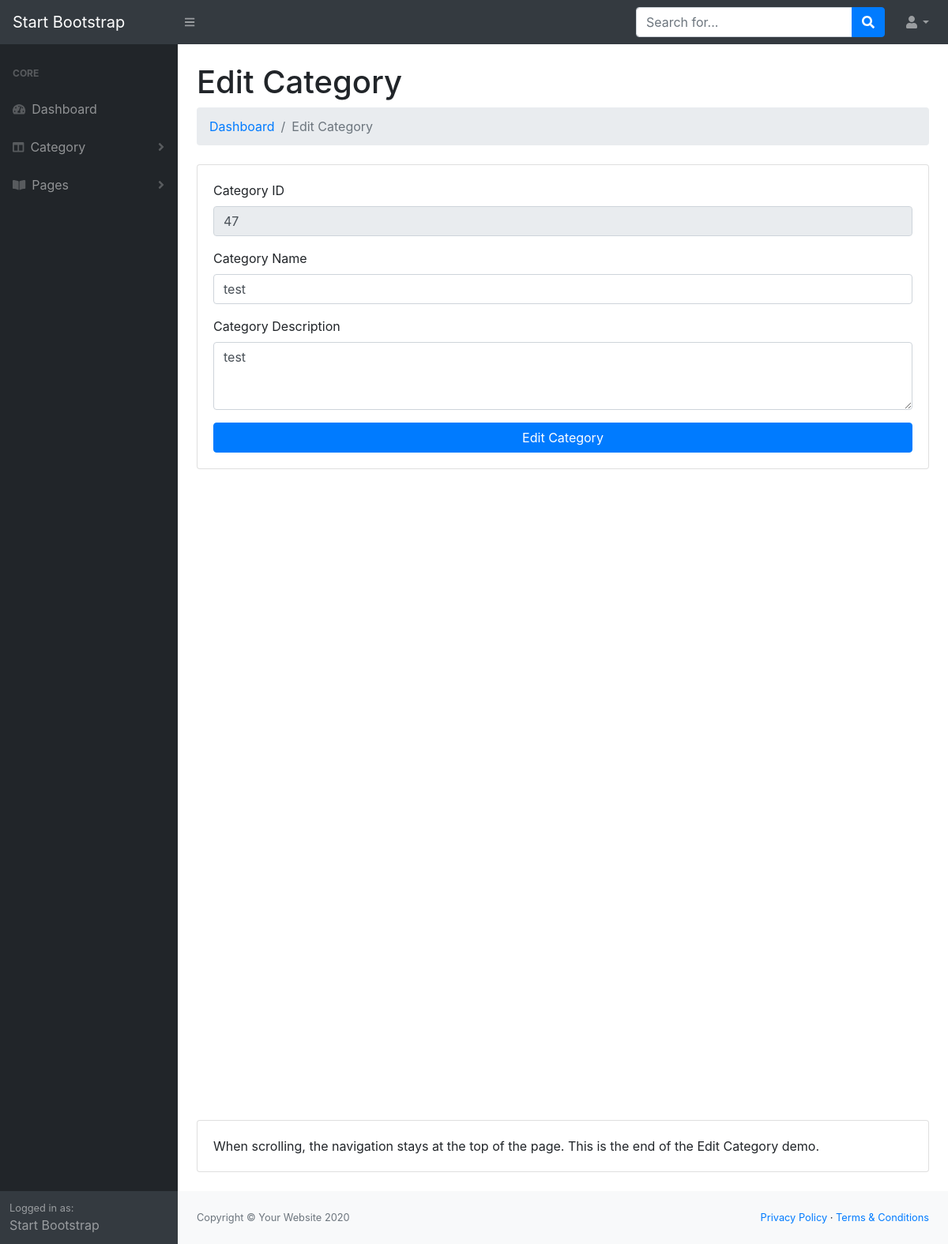
The page /admin/editcatagory.php?status=edit&&id=47 on the database its author committed.
### tables this page shows
CREATE TABLE `category` (
  `cat_id` int(255) NOT NULL,
  `cat_name` text NOT NULL,
  `cat_des` longtext NOT NULL
);

### admin/editcatagory.php (the view, shortened to what this page needs)
<?php
require 'dbconnect.php';
$sql = "";
if (isset($_GET['status'])) {
    if ($_GET['status'] == 'edit') {
        $editid = $_GET['id'];
        $editquery = "Select * FROM category WHERE cat_id=$editid";
        $tableData = mysqli_query($conn, $editquery);
        $row = mysqli_fetch_assoc($tableData);
    } else {
        echo "Error: " . $sql . "<br>" . $conn->error;
    }
}
?>
<!DOCTYPE html>
<html lang="en">
<head>
    <link href="css/styles.css" rel="stylesheet" />
</head>
<body>
    <nav class="sb-topnav navbar navbar-expand navbar-dark bg-dark">
        <a class="navbar-brand" href="index.php">Start Bootstrap</a>
        <button class="btn btn-link btn-sm order-1 order-lg-0" id="sidebarToggle" href="#"><i
                class="fas fa-bars"></i></button>
        <form class="d-none d-md-inline-block form-inline ml-auto mr-0 mr-md-3 my-2 my-md-0">
            <div class="input-group">
                <input class="form-control" type="text" placeholder="Search for..." aria-label="Search"
                    aria-describedby="basic-addon2" />
                <div class="input-group-append">
                    <button class="btn btn-primary" type="button"><i class="fas fa-search"></i></button>
                </div>
            </div>
        </form>
        <ul class="navbar-nav ml-auto ml-md-0">
            <li class="nav-item dropdown">
                <a class="nav-link dropdown-toggle" id="userDropdown" href="#" role="button" data-toggle="dropdown"
                    aria-haspopup="true" aria-expanded="false"><i class="fas fa-user fa-fw"></i></a>
            </li>
        </ul>
    </nav>
    <div id="layoutSidenav">
        <div id="layoutSidenav_nav">
            <nav class="sb-sidenav accordion sb-sidenav-dark" id="sidenavAccordion">
                <div class="sb-sidenav-menu">
                    <div class="nav">
                        <div class="sb-sidenav-menu-heading">Core</div>
                        <a class="nav-link" href="index.php">
                            <div class="sb-nav-link-icon"><i class="fas fa-tachometer-alt"></i></div>
                            Dashboard
                        </a>
                        <a class="nav-link collapsed" href="#" data-toggle="collapse" data-target="#collapseLayouts"
                            aria-expanded="false" aria-controls="collapseLayouts">
                            <div class="sb-nav-link-icon"><i class="fas fa-columns"></i></div>
                            Category
                            <div class="sb-sidenav-collapse-arrow"><i class="fas fa-angle-down"></i></div>
                        </a>
                        <a class="nav-link collapsed" href="#" data-toggle="collapse" data-target="#collapsePages"
                            aria-expanded="false" aria-controls="collapsePages">
                            <div class="sb-nav-link-icon"><i class="fas fa-book-open"></i></div>
                            Pages
                            <div class="sb-sidenav-collapse-arrow"><i class="fas fa-angle-down"></i></div>
                        </a>
                    </div>
                </div>
                <div class="sb-sidenav-footer">
                    <div class="small">Logged in as:</div>
                    Start Bootstrap
                </div>
            </nav>
        </div>
        <div id="layoutSidenav_content">
            <main>
                <div class="container-fluid">
                    <h1 class="mt-4">Edit Category</h1>
                    <ol class="breadcrumb mb-4">
                        <li class="breadcrumb-item"><a href="index.php">Dashboard</a></li>
                        <li class="breadcrumb-item active">Edit Category</li>
                    </ol>
                    <div class="card mb-4">
                        <div class="card-body">
                            <form action="editcatagory.php" method="POST">
                                <div class="form-group">
                                    <label for="exampleFormControlInput1">Category ID</label>
                                    <input type="text" class="form-control" name="catid" readonly
                                        value="<?php echo $row['cat_id']; ?>">
                                </div>
                                <div class="form-group">
                                    <label for="exampleFormControlInput1">Category Name</label>
                                    <input type="text" class="form-control" name="catname" required
                                        value="<?php echo $row['cat_name']; ?>">
                                </div>
                                <div class="form-group">
                                    <label for="exampleFormControlTextarea1">Category Description</label>
                                    <textarea class="form-control" name="catdes" rows="3"
                                        required><?php echo $row['cat_des']; ?></textarea>
                                </div>
                                <button type="submit" name="edit_cat" class="btn btn-primary btn-block">Edit
                                    Category</button>
                            </form>
                        </div>
                    </div>
                    <div style="height: 100vh;"></div>
                    <div class="card mb-4">
                        <div class="card-body">When scrolling, the navigation stays at the top of the page. This is the
                            end of the Edit Category demo.</div>
                    </div>
                </div>
            </main>
            <footer class="py-4 bg-light mt-auto">
                <div class="container-fluid">
                    <div class="d-flex align-items-center justify-content-between small">
                        <div class="text-muted">Copyright &copy; Your Website 2020</div>
                        <div>
                            <a href="#">Privacy Policy</a>
                            &middot;
                            <a href="#">Terms &amp; Conditions</a>
                        </div>
                    </div>
                </div>
            </footer>
        </div>
    </div>
</body>
</html>

### rows shown on the page
category: catid "47", catname "test", catdes "test"
